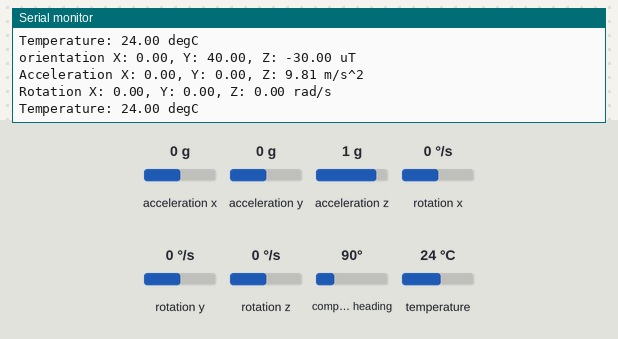
Bench run of a sketch on a simulated Arduino Uno, built with avr-gcc and run on an emulated ATmega328P. Shown: the last lines printed to the serial monitor. The inputs (shaded band) are chosen by the test bench; at power-on: acceleration x 0 g, acceleration y 0 g, acceleration z 1 g, rotation x 0 °/s, compass heading 90°, rotation y 0 °/s, rotation z 0 °/s, temperature 24 °C.

Above: at 1.3 s.
1.4 s: acceleration x set to -1.4 g
At 2.33 s:
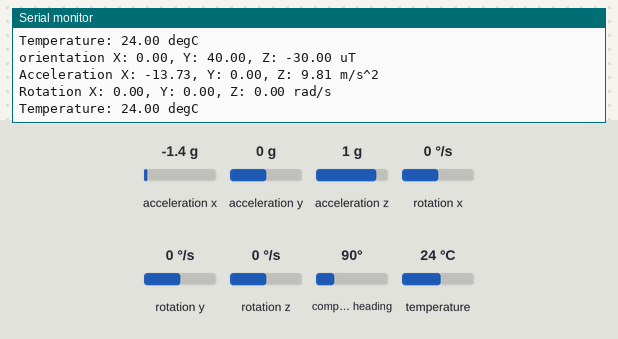
2.9 s: acceleration y set to -1.4 g
At 3.54 s:
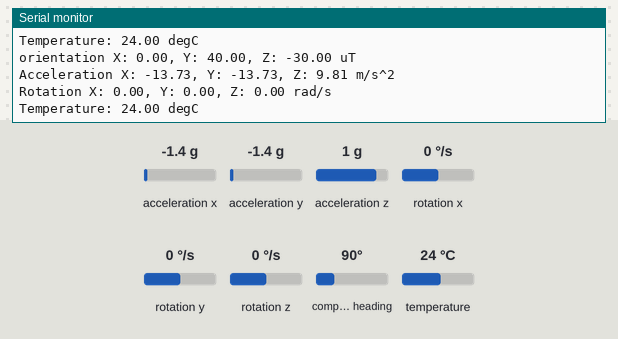
6.1 s: acceleration z set to -1.4 g
At 6.56 s:
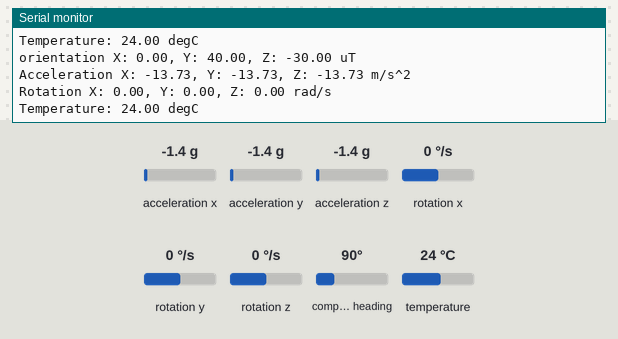
7.6 s: rotation x set to -192 °/s
At 8.38 s:
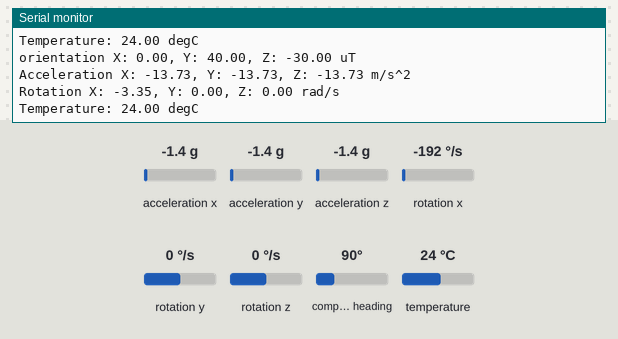

The sketch:

gyro_compass.ino
```cpp
#include <Wire.h>
#include <Adafruit_Sensor.h>
#include <Adafruit_HMC5883_U.h>
#include <Adafruit_MPU6050.h>

Adafruit_MPU6050 mpu;
Adafruit_HMC5883_Unified mag = Adafruit_HMC5883_Unified(12345);

void setup(void)
{
  Serial.begin(9600);
  mag.begin();
  sensor_t sensor;
  mag.getSensor(&sensor);
  mpu.begin();
  mpu.setAccelerometerRange(MPU6050_RANGE_8_G);
  mpu.setGyroRange(MPU6050_RANGE_500_DEG);
  mpu.setFilterBandwidth(MPU6050_BAND_21_HZ);
  delay(100);
}

void loop(void){
  /* Get a new sensor event */
  sensors_event_t event,a, g, temp;
  mag.getEvent(&event);
  mpu.getEvent(&a, &g, &temp);
  /* Display the results (magnetic vector values are in micro-Tesla (uT)) */
  Serial.print("orientation X: "); Serial.print(event.magnetic.x);
  Serial.print(", Y: "); Serial.print(event.magnetic.y);
  Serial.print(", Z: "); Serial.print(event.magnetic.z);
  Serial.println(" uT");

  Serial.print("Acceleration X: ");
  Serial.print(a.acceleration.x);
  Serial.print(", Y: ");
  Serial.print(a.acceleration.y);
  Serial.print(", Z: ");
  Serial.print(a.acceleration.z);
  Serial.println(" m/s^2");

  Serial.print("Rotation X: ");
  Serial.print(g.gyro.x);
  Serial.print(", Y: ");
  Serial.print(g.gyro.y);
  Serial.print(", Z: ");
  Serial.print(g.gyro.z);
  Serial.println(" rad/s");

  Serial.print("Temperature: ");
  Serial.print(temp.temperature);
  Serial.println(" degC");
  delay(500);
}
```

Measured:
- after the input at 1.4 s, the serial monitor: prints a new line after 0.55 s (image 1)
- after the input at 2.9 s, the serial monitor: prints a new line after 0.26 s (image 2)
- after the input at 6.1 s, the serial monitor: prints a new line after 0.08 s (image 3)
- after the input at 7.6 s, the serial monitor: prints a new line after 0.45 s (image 4)
